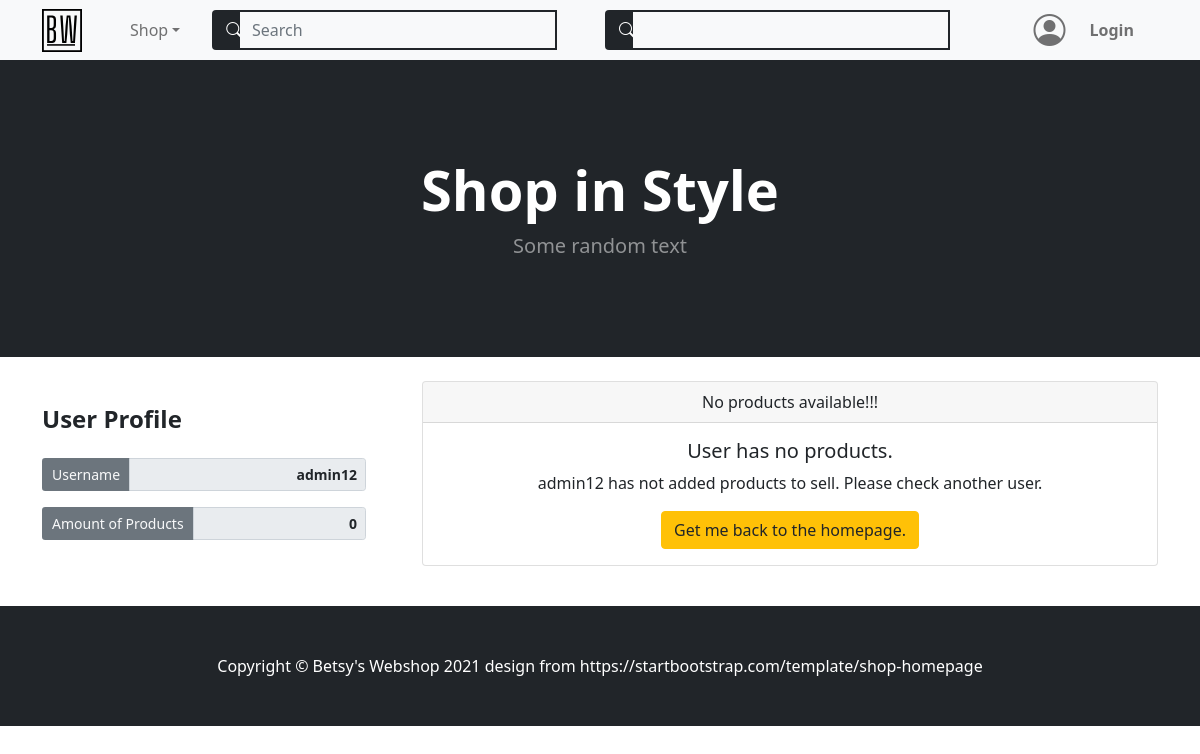
Before: /users/1 with the older database file.
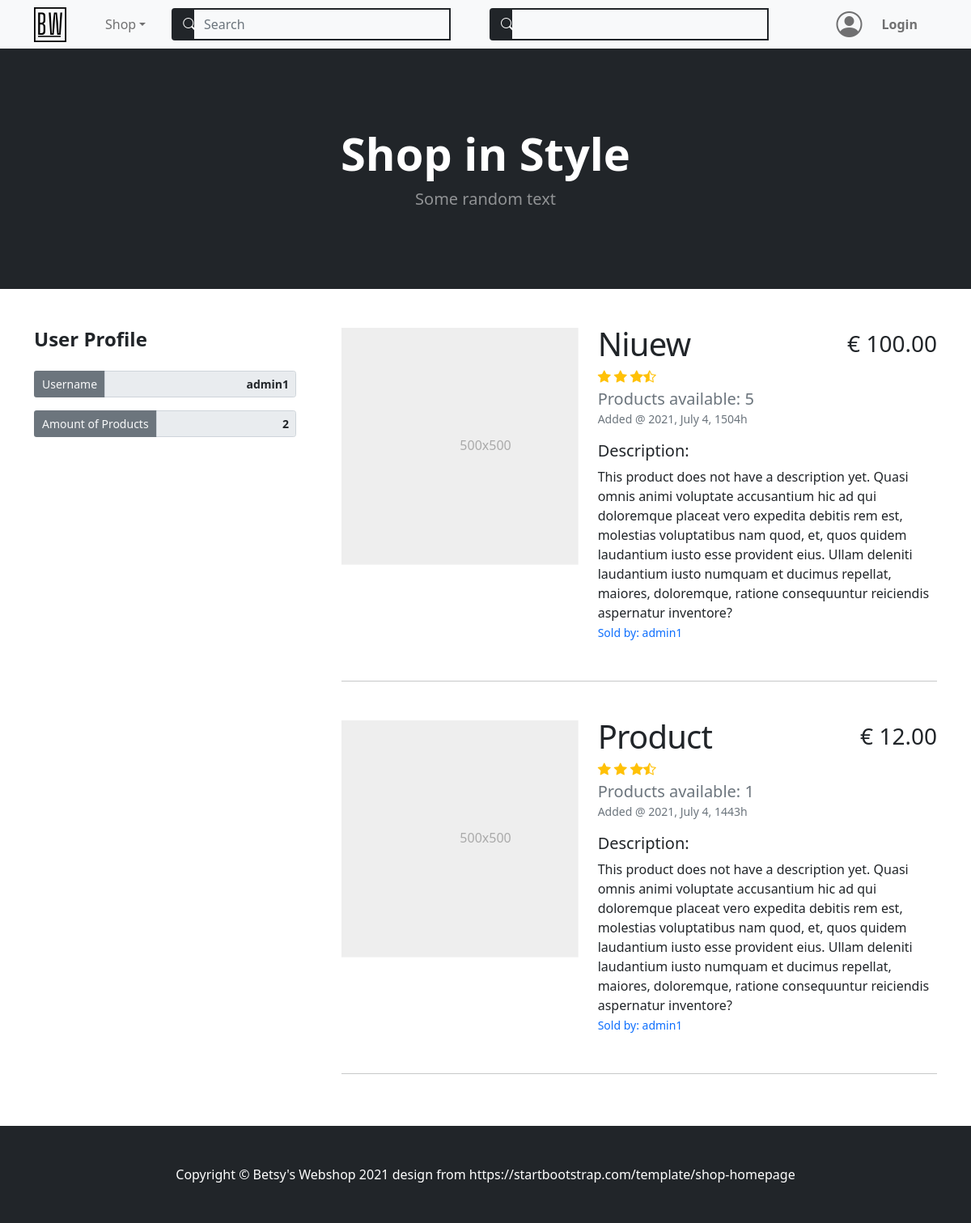
After: the same page with the newer database file.
### models.py (models this page shows)
class BaseModel(db_wrapper.Model):
    class Meta:
        database = db

class User(BaseModel, UserMixin):
    first_name = CharField(index=True, max_length=30, null=True)
    last_name = CharField(max_length=120, null=True)
    address = CharField(max_length=200, null=True)
    city = CharField(max_length=50, null=True)
    country = CharField(max_length=50, null=True)
    cc_number = IntegerField(unique=True, null=True)
    username = CharField(index=True, max_length=30, unique=True)
    email = CharField(index=True, max_length=50, unique=True)
    password = CharField(max_length=20)

class Product(BaseModel):
    name = CharField(max_length=50)
    description = TextField(null=True)
    price_per_unit = DecimalField(
        constraints=[Check("price_per_unit >= 0")],
        decimal_places=2,
        auto_round=True,
        null=True,
        default=0,
        max_digits=10,
    )
    stock = IntegerField(default=1)
    owner = ForeignKeyField(User, backref="products")
    date_posted = DateTimeField(formats="%Y-%m-%d %H:%M", default=datetime.now())

### routes.py (the view)
@app.route("/users/<int:user_id>")
def get_user_profile(user_id):
    register_form = RegistrationForm()
    login_form = LoginForm()
    search_term_form = SearchByTermForm()
    search_tag_form = SearchByTagForm()
    products = list_user_products(user_id)
    product_count = products.count()
    users = User.select().where(User.id == user_id)
    user = get_object_or_404(users, User.id == user_id)
    return render_template(
        "user_profile.html",
        user=user,
        products=products,
        product_count=product_count,
        login_form=login_form,
        register_form=register_form,
        search_term_form=search_term_form,
        search_tag_form=search_tag_form,
    )

### forms.py (shortened to what this page needs)
class RegistrationForm(FlaskForm):
    username = StringField(
        "Username",
        validators=[InputRequired(), Length(min=5, max=30)],
    )
    email = StringField(
        "Email", validators=[InputRequired(), Length(min=5, max=50), Email()]
    )
    password = PasswordField(
        "Set Password",
        validators=[
            InputRequired(),
            EqualTo(
                "password_confirm", message="Password must be identical in both inputs"
            ),
            Length(min=5, max=20),
        ],
    )
    password_confirm = PasswordField("Confirm Password")
    submit = SubmitField("Sign Up")

class LoginForm(FlaskForm):
    email = StringField(
        "Email", validators=[InputRequired(), Length(min=5, max=50), Email()]
    )
    password = PasswordField("Your Password", validators=[InputRequired()])
    login = SubmitField("Login!")

### main.py (called while the page is built)
def list_user_products(user_id) -> list[Product]:
    user_products = (
        Product.select()
        .join(User)
        .where(Product.owner == user_id)
        .order_by(Product.id.desc())
    )
    return user_products

### routes.py (called while the page is built)
@app.context_processor
def string_to_date_to_string():
    def format_string(date_str):
        format = "%Y-%m-%d %H:%M:%S.%f"
        dt_object = datetime.strptime(date_str, format)
        format = "%Y, %B %w, %H%Mh"
        dt_string = dt_object.strftime(format)
        return dt_string
    return dict(format_string=format_string)

### templates/user_profile.html
{% extends 'base.html' %} {% block content %}
{% macro user_profile(name="", value="", class="form-control border border-2
border-secondary") %}
<div class="form-group col-md-12">
  <div class="input-group input-group-sm">
    <span
      class="
        input-group-text
        bg-secondary
        text-light
        border border-2 border-secondary
      "
      >{{name}}
    </span>
    <input
      class="form-control text-end fw-bold"
      type="text"
      value="{{value}}"
      aria-label="Disabled input example"
      disabled
      readonly
    />
  </div>
</div>
{% endmacro %}
<div class="container mb-3">
  <div class="row">
    <div class="col-lg-4 mt-4">
      <div class="position-sticky mt-4 container p-0" style="top: 6rem">
        <div class="row g-3 me-4">
          <div class="d-flex justify-content-between">
            <h4 class="mb-2 fw-bolder">User Profile</h4>
          </div>
          {{user_profile(name="Username", value= user.username)}}
          {{user_profile(name="Amount of Products", value= product_count)}}
        </div>
      </div>
    </div>
    <div class="col-lg-8 container ms-0">
      {% if not products %}
      <div class="card text-center my-4">
        <div class="card-header">No products available!!!</div>
        <div class="card-body">
          <h5 class="card-title">User has no products.</h5>
          <p class="card-text">
            {{user.username}} has not added products to sell. Please check
            another user.
          </p>
          <a href="{{url_for('home')}}" class="btn btn-warning text-dark"
            >Get me back to the homepage.</a
          >
        </div>
      </div>
      {% endif %} {% include "featurette_product.html" %}
    </div>
  </div>
</div>
{% endblock content %}

### templates/base.html (shortened to what this page needs)
<!DOCTYPE html>
<html lang="en">
  <head>
    <link
      href="https://cdn.jsdelivr.net/npm/bootstrap@5.0.2/dist/css/bootstrap.min.css"
      rel="stylesheet"
    />
    <link
      href="{{url_for('static', filename='styles.css')}}"
      rel="stylesheet"
    />
    <link
      href="https://cdn.jsdelivr.net/npm/bootstrap-icons@1.5.0/font/bootstrap-icons.css"
      rel="stylesheet"
    />
  </head>
  <body>
    {% include "navbar.html" %}
    {% block header%}
    <header class="bg-dark py-5">
      <div class="container px-4 px-lg-5 my-5">
        <div class="text-center text-white">
          {% if banner_info %}
          <h1 class="display-4 fw-bolder font">{{ banner_info }}</h1>
          {% else %}
          <h1 class="display-4 fw-bolder font">Shop in Style</h1>
          {% endif %}
          <p class="lead fw-normal text-white-50 mb-0">Some random text</p>
        </div>
      </div>
    </header>
    {% endblock header %}
     {% block content%} {% endblock content %}
    {% include "footer.html" %}
  </body>
</html>

### templates/navbar.html (shortened to what this page needs)
<nav
  class="navbar navbar-expand-md navbar-light bg-light sticky-top"
  style="height: 60px"
>
  <div class="container">
    <a class="navbar-brand" href="{{url_for('home') }}"
      ><img
        src="{{url_for('static', filename='assets/brand.svg')}}"
        alt=""
        width="40"
        class="d-inline-block align-text-top"
    /></a>
    <div class="collapse navbar-collapse" id="navbarSupportedContent">
      <ul class="container navbar-nav me-auto mb-2 mb-lg-0 ms-lg-4">
        <li class="nav-item dropdown">
          <a
            class="nav-link dropdown-toggle"
            id="navbarDropdown"
            href="#"
            role="button"
            data-bs-toggle="dropdown"
            aria-expanded="false"
            >Shop</a
          >
        </li>
        {% include "searchbar.html" %}
      </ul>
      <ul class="navbar-nav mb-2 mb-lg-0 ms-lg-4 mx-2">
        {% if current_user.is_authenticated %}
        <li class="nav-item dropdown">
          <i
            class="bi bi-person-circle mx-3"
            id="navbarDropdown"
            role="button"
            data-bs-toggle="dropdown"
            aria-expanded="false"
            style="font-size: 2rem"
          ></i>
          <ul class="dropdown-menu" aria-labelledby="navbarDropdown">
            <li>
              <a class="dropdown-item" href="{{ url_for('account') }}"
                >Edit Account</a
              >
            </li>
            <li><hr class="dropdown-divider" /></li>
            <li><a class="dropdown-item" href="#!">Popular Items</a></li>
            <li>
              <a class="dropdown-item" href="{{url_for('logout')}}">Logout</a>
            </li>
          </ul>
        </li>
        <form class="d-flex">
          <i class="bi bi-basket-fill" style="font-size: 2rem"></i>
        </form>
        {% else %}
        <li
          class="nav-link fw-bolder d-flex align-items-center login-btn"
          data-bs-toggle="modal"
          href="#loginModalToggle"
          role="button"
        >
          <i
            class="bi bi-person-circle mx-3 login-icon"
            style="font-size: 2rem"
          ></i>
          <a class="nav-link" role="button">Login</a>
        </li>
        {% endif %}
      </ul>
    </div>
  </div>
</nav>

### templates/searchbar.html (shortened to what this page needs)
<form action="{{url_for('search')}}" method="POST" class="container ms-4">
  <div class="input-group row">
    <span
      class="
        input-group-text
        bg-dark
        col-1
        border border-2 border-dark border-end-0
      "
      style="max-width: 40px"
    >
      <i class="bi bi-search" style="color: white"></i
    ></span>
    {{search_term_form.search_term(class="position-relative form-control col-8
    rounded-0 btn-dark bg-light text-dark border-2 border-start-0",
    placeholder="Search")}}
  </div>
</form>
<form action="{{url_for('search')}}" method="POST" class="container ms-4">
  <div class="input-group row">
    <span
      class="
        input-group-text
        bg-dark
        col-1
        border border-2 border-dark border-end-0
      "
      style="max-width: 40px"
    >
      <i class="bi bi-search" style="color: white"></i
    ></span>
    {{search_tag_form.search_tag(class="position-relative form-control col-8
    rounded-0 btn-dark bg-light text-dark border-2 border-start-0",
    placeholder="Search")}}
  </div>
</form>

### templates/featurette_product.html (shortened to what this page needs)
{% for product in products %}
<div class="row featurette mt-5">
  <div class="col-md-7 order-md-2">
    <div class="d-flex justify-content-between align-items-center">
      <h1 class="featurette-heading text-capitalize mt-0">{{product.name}}</h1>
      <h3>€ {{ "%.2f"|format(product.price_per_unit) }}</h3>
    </div>
    <div class="d-flex text-warning">
      <i class="bi bi-star-fill"></i>
      <i class="bi bi-star-fill mx-1"></i>
      <i class="bi bi-star-fill"></i>
      <i class="bi bi-star-half"></i>
    </div>
    <h5 class="text-muted my-0 mt-1">Products available: {{product.stock}}</h5>
    <small class="text-muted"
      >Added @ {{format_string(product.date_posted)}}</small
    >
    <h6 class="lead featurette-description mt-3">Description:</h6>
    <p class="m-0">
      {{product.description}} {% if product.description%} {% else%} This product
      does not have a description yet. Quasi omnis animi voluptate accusantium
      hic ad qui doloremque placeat vero expedita debitis rem est, molestias
      voluptatibus nam quod, et, quos quidem laudantium iusto esse provident
      eius. Ullam deleniti laudantium iusto numquam et ducimus repellat,
      maiores, doloremque, ratione consequuntur reiciendis aspernatur inventore?
      {% endif%}
    </p>
    <small class="mt-2 text-primary" style="font-weight: 500"
      >Sold by: {{product.owner.username}}</small
    >
  </div>
  <div class="col-md-5 order-md-1">
    <svg
      class="
        bd-placeholder-img bd-placeholder-img-lg
        featurette-image
        img-fluid
        mx-auto
      "
      width="500"
      height="500"
      xmlns="http://www.w3.org/2000/svg"
      role="img"
      aria-label="Placeholder: 500x500"
      preserveAspectRatio="xMidYMid slice"
      focusable="false"
    >
      <text x="50%" y="50%" fill="#aaa" dy=".3em">500x500</text>
    </svg>
  </div>
</div>
<hr class="featurette-divider" />
{% endfor %}

### templates/footer.html
<footer class="py-5 bg-dark">
  <div class="container">
    <p class="m-0 text-center text-white">
      Copyright &copy; Betsy's Webshop 2021 design from
      https://startbootstrap.com/template/shop-homepage
    </p>
  </div>
</footer>

### static/styles.css (style rules this page uses)
.login-icon.bi.bi-person-circle { transition: 0.4s transform ease-in; }
.featurette-divider { margin: 3rem 0; }
.featurette-heading { font-weight: 400; line-height: 1; letter-spacing: -0.05rem; }
@media (min-width: 40em) { .featurette-heading { font-size: 40px; } }
@media (min-width: 40em) { .featurette-description { font-size: 20px; } }
@media (min-width: 62em) { .featurette-heading { margin-top: 1rem; } }

Changed rows visible on the page:
changed User: username "admin12" → "admin1"; username "admin12" → (not shown)
now on this page (row edited): Product: name "Niuew", price_per_unit "100.00", stock "5", date_posted "2021, July 4, 1504h", owner.username "admin1"
now on this page (row edited): Product: name "Product", price_per_unit "12.00", stock "1", date_posted "2021, July 4, 1443h", owner.username "admin1"
Other visible differences:
form field value: "0" → "2"
text no longer shown: "No products available!!! User has no products. has not added products to sell. Please check another user. Get me back to the homepage."
